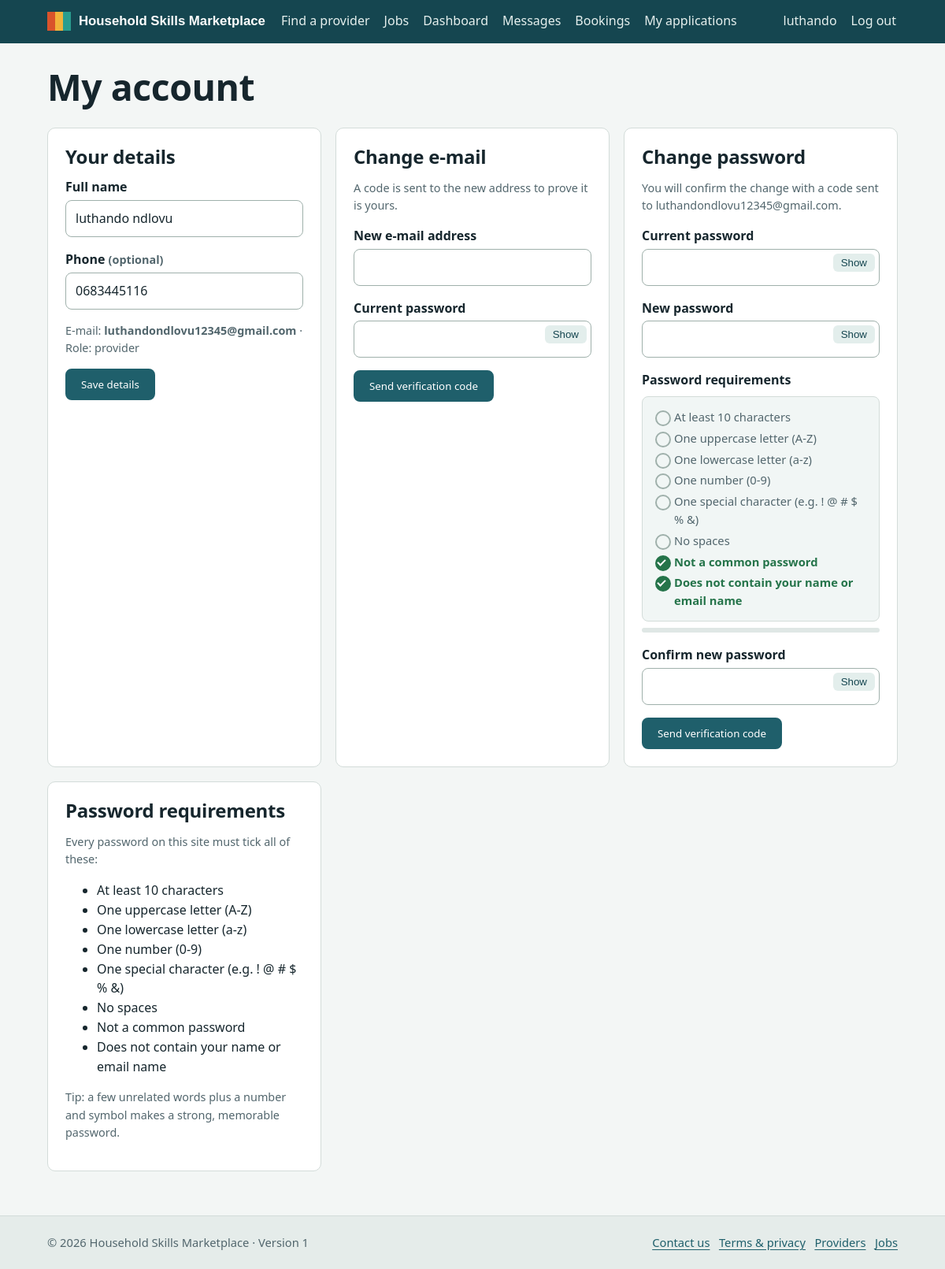
The page /account (signed in) on the database its author committed.
### tables this page shows
CREATE TABLE users(
  id INTEGER PRIMARY KEY AUTOINCREMENT,
  email TEXT NOT NULL UNIQUE COLLATE NOCASE,
  password_hash TEXT NOT NULL,
  full_name TEXT NOT NULL,
  phone TEXT DEFAULT '',
  role TEXT NOT NULL CHECK(role IN ('client','provider','admin')),
  is_verified INTEGER NOT NULL DEFAULT 0,
  is_active INTEGER NOT NULL DEFAULT 1,
  ua_hash TEXT,
  created_at TEXT NOT NULL DEFAULT CURRENT_TIMESTAMP,
  last_login TEXT
);

### app.py (the view)
    @app.route("/account")
    @login_required
    def account():
        return render_template("account.html")

### db.py (called while the page is built)
def get_db():
    if "db" not in g:
        g.db = sqlite3.connect(current_app.config["DATABASE"], timeout=15)
        g.db.row_factory = sqlite3.Row
        g.db.execute("PRAGMA foreign_keys=ON")
    return g.db

def q(sql, args=(), one=False):
    rows = get_db().execute(sql, args).fetchall()
    if one:
        return rows[0] if rows else None
    return rows

### security.py (called while the page is built)
def rules_json():
    return json.dumps({"min": MIN_LEN, "common": COMMON, "rules": RULES})

def csrf_token():
    if "csrf" not in session:
        session["csrf"] = secrets.token_urlsafe(32)
    return session["csrf"]

### templates/account.html
{% extends "base.html" %}{% import '_m.html' as m with context %}{% block title %}My account{% endblock %}
{% block content %}<h1>My account</h1><div class="grid g2">
<div class="card"><h2>Your details</h2><form method="post" action="{{ url_for('account_details') }}">{{ m.csrf() }}
{{ m.field('full_name','Full name','text',me.full_name,maxlen=80) }}{{ m.field('phone','Phone','tel',me.phone,required=False,maxlen=20) }}
<p class="muted small">E-mail: <strong>{{ me.email }}</strong> &middot; Role: {{ me.role }}</p><button class="btn" type="submit">Save details</button></form></div>
<div class="card"><h2>Change e-mail</h2><p class="muted small">A code is sent to the new address to prove it is yours.</p>
<form method="post" action="{{ url_for('account_email') }}">{{ m.csrf() }}{{ m.field('email','New e-mail address','email',maxlen=120) }}
{{ m.pwfield('current','Current password','current-password') }}<button class="btn" type="submit">Send verification code</button></form></div>
<div class="card"><h2>Change password</h2><p class="muted small">You will confirm the change with a code sent to {{ me.email }}.</p>
<form method="post" action="{{ url_for('account_password') }}">{{ m.csrf() }}{{ m.pwfield('current','Current password','current-password') }}
{{ m.pwfield('password','New password') }}{{ m.pw_checklist(me.email, me.full_name) }}{{ m.pwfield('confirm','Confirm new password') }}<div class="match" aria-live="polite"></div>
<button class="btn" type="submit">Send verification code</button></form></div>
<div class="card"><h2>Password requirements</h2><p class="muted small">Every password on this site must tick all of these:</p>
<ul>{% for id, label in pw_labels %}<li>{{ label }}</li>{% endfor %}</ul>
<p class="muted small">Tip: a few unrelated words plus a number and symbol makes a strong, memorable password.</p></div></div>{% endblock %}

### templates/base.html (shortened to what this page needs)
<!doctype html>
<html lang="en">
<head>
<link rel="stylesheet" href="{{ url_for('static', filename='css/style.css') }}">
</head>
<body>
<header class="top"><div class="wrap">
 <a class="brand" href="{{ url_for('index') }}"><span class="chips" aria-hidden="true"><i></i><i></i><i></i></span>Household Skills Marketplace</a>
 <nav class="main" aria-label="Main">
  <a href="{{ url_for('providers') }}">Find a provider</a>
  <a href="{{ url_for('jobs') }}">Jobs</a>
  {% if me %}
   <a href="{{ url_for('dashboard') }}">Dashboard</a>
   {% if me.role != 'admin' %}<a href="{{ url_for('inbox') }}">Messages{% if unread %}<span class="badge">{{ unread }}</span>{% endif %}</a>{% endif %}
   <a href="{{ url_for('bookings') }}">Bookings</a>
   {% if me.role == 'provider' %}<a href="{{ url_for('my_applications') }}">My applications</a>{% endif %}
  {% endif %}
 </nav>
 <div class="right">
  {% if me %}<a href="{{ url_for('account') }}">{{ me.full_name.split()[0] }}</a>
   <form method="post" action="{{ url_for('logout') }}"><input type="hidden" name="csrf_token" value="{{ csrf_token() }}"><button class="linkbtn" type="submit">Log out</button></form>
  {% else %}<a href="{{ url_for('login') }}">Log in</a><a class="btn chip sm" href="{{ url_for('register') }}">Sign up</a>{% endif %}
 </div>
</div></header>
<main id="main"><div class="wrap">
 {% block content %}{% endblock %}
</div></main>
<footer><div class="wrap"><span>&copy; {{ today[:4] }} Household Skills Marketplace &middot; Version 1</span>
 <span><a href="{{ url_for('contact') }}">Contact us</a> &nbsp; <a href="{{ url_for('terms') }}">Terms &amp; privacy</a> &nbsp; <a href="{{ url_for('providers') }}">Providers</a> &nbsp; <a href="{{ url_for('jobs') }}">Jobs</a></span></div></footer>
</body></html>

### templates/_m.html (shortened to what this page needs)
{% macro field(name, label, type='text', value='', required=True, hint='', ac='', maxlen=None, placeholder='') %}
<div class="f"><label for="{{ name }}">{{ label }}{% if not required %} <span class="muted small">(optional)</span>{% endif %}</label>
<input id="{{ name }}" name="{{ name }}" type="{{ type }}" value="{{ value or '' }}" {% if required %}required{% endif %}
 {% if ac %}autocomplete="{{ ac }}"{% endif %} {% if maxlen %}maxlength="{{ maxlen }}"{% endif %} {% if placeholder %}placeholder="{{ placeholder }}"{% endif %}
 {% if type=='number' %}min="0" step="0.01" inputmode="decimal"{% endif %}>
{% if hint %}<div class="hint">{{ hint }}</div>{% endif %}</div>
{% endmacro %}
{% macro pwfield(name='password', label='Password', ac='new-password') %}
<div class="f"><label for="{{ name }}">{{ label }}</label>
<div class="pwbox"><input id="{{ name }}" name="{{ name }}" type="password" required autocomplete="{{ ac }}" maxlength="128">
<button type="button" data-toggle-pw aria-pressed="false">Show</button></div></div>
{% endmacro %}
{% macro pw_checklist(email='', name='') %}
<div class="f" aria-live="polite">
<strong>Password requirements</strong>
<ul class="checklist" data-pw-checklist data-rules='{{ pw_rules }}' data-email="{{ email }}" data-name="{{ name }}">
{% for id, label in pw_labels %}<li data-rule="{{ id }}">{{ label }}</li>{% endfor %}
</ul><div class="meter" aria-hidden="true"><b></b></div></div>
{% endmacro %}

### static/css/style.css (style rules this page uses)
:root { --ink:#16262d;--teal:#1f5f6b;--teal-d:#154650;--chip:#f2b23a;--bg:#f3f6f5;--card:#fff;--line:#d3dcd9;--muted:#52666d;--err:#a8332a;--ok:#25744a;--r:10px; --c0:#d9532b;--c1:#2a9d8f;--c2:#5f8f43;--c3:#e0a526;--c4:#3a7ca5;--c5:#8b5cc6;--c6:#8d6a4a;--c7:#c8405a;--c8:#4f6d7a }
* { box-sizing:border-box }
html { scroll-behavior:smooth }
body { margin:0;font:16px/1.55 "Segoe UI",system-ui,-apple-system,Roboto,Helvetica,Arial,sans-serif;color:var(--ink);background:var(--bg) }
h1,h2,h3 { font-family:"Trebuchet MS","Segoe UI",system-ui,sans-serif;line-height:1.2;letter-spacing:-.01em;margin:0 0 .5em }
h1 { font-size:clamp(1.9rem,4vw,2.9rem) }
h2 { font-size:1.5rem }
a { color:var(--teal);text-underline-offset:3px }
.wrap { max-width:1120px;margin:0 auto;padding:0 20px }
header.top { background:var(--teal-d);color:#fff;position:sticky;top:0;z-index:5 }
header.top .wrap { display:flex;align-items:center;gap:18px;flex-wrap:wrap;padding-top:10px;padding-bottom:10px }
.brand { display:flex;align-items:center;gap:10px;color:#fff;text-decoration:none;font:700 1.05rem "Trebuchet MS",sans-serif }
.chips { display:flex }
.chips i { width:10px;height:24px;display:block }
.chips i:nth-child(1) { background:var(--c0) }
.chips i:nth-child(2) { background:var(--chip) }
.chips i:nth-child(3) { background:var(--c1) }
nav.main { display:flex;gap:4px 14px;flex-wrap:wrap;flex:1 }
nav.main a,.right a,.linkbtn { color:#e6f0ee;text-decoration:none;padding:4px 2px;border-bottom:2px solid transparent;background:none;border-top:0;border-left:0;border-right:0;font:inherit;cursor:pointer }
.right { display:flex;gap:14px;align-items:center }
.right form { margin:0 }
main { padding:28px 0 56px;min-height:60vh }
footer { background:#e5ecea;border-top:1px solid var(--line);padding:22px 0;font-size:.92rem;color:var(--muted) }
footer .wrap { display:flex;gap:18px;flex-wrap:wrap;justify-content:space-between }
.card { background:var(--card);border:1px solid var(--line);border-radius:var(--r);padding:22px }
.grid { display:grid;gap:18px }
.g2 { grid-template-columns:repeat(auto-fit,minmax(300px,1fr)) }
.muted { color:var(--muted) }
.small { font-size:.9rem }
.btn { display:inline-block;background:var(--teal);color:#fff;border:2px solid var(--teal);border-radius:8px;padding:9px 18px;font:600 1rem inherit;font-family:inherit;text-decoration:none;cursor:pointer }
label { display:block;font-weight:600;margin:0 0 4px }
input,select,textarea { width:100%;padding:10px 12px;border:1.5px solid #9fb0ab;border-radius:8px;font:inherit;background:#fff;color:var(--ink) }
.f { margin-bottom:16px }
.pwbox { position:relative }
.pwbox input { padding-right:70px }
.pwbox button { position:absolute;right:6px;top:6px;border:0;background:#e3eeec;color:var(--teal-d);border-radius:6px;padding:4px 10px;font:600 .85rem inherit;cursor:pointer }
.checklist { list-style:none;margin:8px 0 0;padding:12px 14px;background:#f1f6f5;border:1px solid var(--line);border-radius:8px;font-size:.92rem }
.checklist li { padding:2px 0 2px 26px;position:relative;color:var(--muted) }
.checklist li::before { content:"";position:absolute;left:2px;top:5px;width:16px;height:16px;border-radius:50%;border:2px solid #9fb0ab }
.checklist li.ok { color:var(--ok);font-weight:600 }
.checklist li.ok::before { background:var(--ok);border-color:var(--ok) }
.checklist li.ok::after { content:"";position:absolute;left:7px;top:8px;width:4px;height:8px;border:solid #fff;border-width:0 2px 2px 0;transform:rotate(45deg) }
.meter { height:6px;background:#dfe7e5;border-radius:4px;margin-top:8px;overflow:hidden }

### rows shown on the page
users: full_name "luthando", full_name "luthando ndlovu", phone "0683445116", email "luthandondlovu12345@gmail.com", role "provider"

### other values the page prints
{{ label }} "Full name Phone New e-mail address"
{{ label }} "Current password Current password New password Confirm new password"
{{ label }} "At least 10 characters" "One uppercase letter (A-Z)" "One lowercase letter (a-z)" "One number (0-9)" "One special character (e.g. ! @ # $ % &)" "No spaces" "Not a common password" "Does not contain your name or email name"
